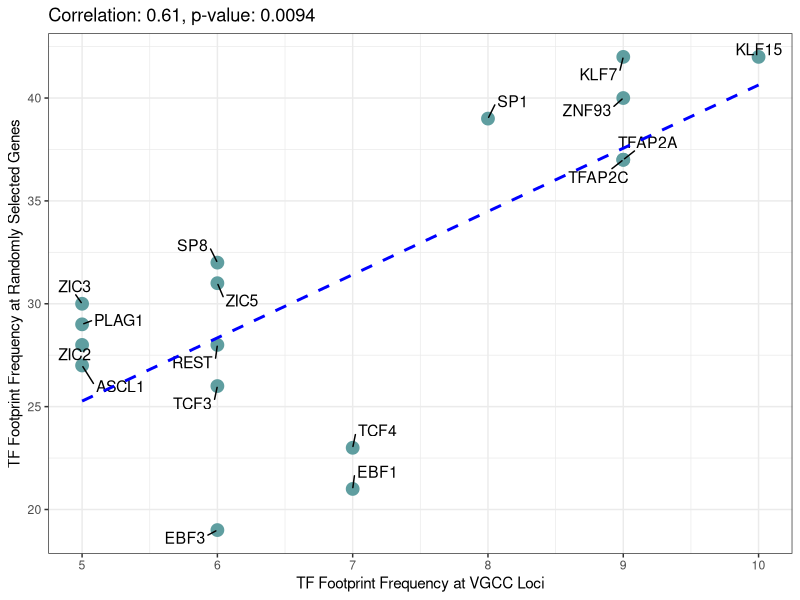
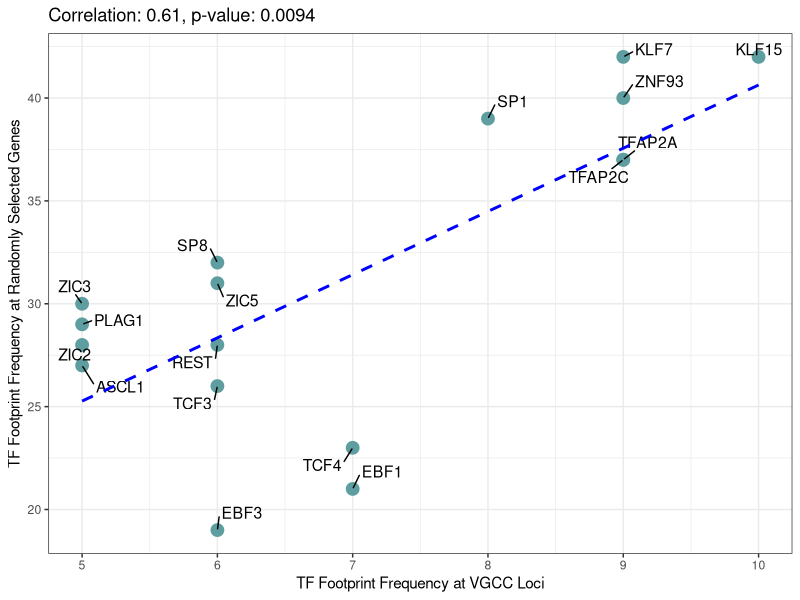

The R source for these figures, in order:
## This script was used to generate the scatterplot comparing TF footprint frequency at VGCC loci and at randomly selected genes. It chooses between Pearson and Spearman correlation based on the normality of the data. The normality of the data is first checked using Shapiro-Wilk test. If the data is normal, Pearson's correlation is calculated; if the data is not normal, Spearman's correlation is calculated. It generates a scatterplot that can then be saved as a PNG.

# Load ggplot2 library
library(ggplot2)
library(ggrepel)

# Create a data frame with TF footprints at VGCC loci and randomly selected genes
df <- data.frame(
  TF = c("ASCL1", "EBF1", "EBF3", "KLF15", "KLF7", "PLAG1", "REST", "SP1", "SP8", "TCF3", "TCF4", "TFAP2A", "TFAP2C", "ZIC2", "ZIC3", "ZIC5", "ZNF93"),
  VGCC_freq = c(5, 7, 6, 10, 9, 5, 6, 8, 6, 6, 7, 9, 9, 5, 5, 6, 9),
  gene_freq = c(27, 21, 19, 42, 42, 29, 28, 39, 32, 26, 23, 37, 37, 28, 30, 31, 40)
)

# Test normality using the Shapiro-Wilk test
vgcc_shapiro <- shapiro.test(df$VGCC_freq)
gene_shapiro <- shapiro.test(df$gene_freq)

# Check if the data is normal
if (vgcc_shapiro$p.value < 0.05 || gene_shapiro$p.value < 0.05) {
  # If data is not normal, use Spearman's correlation
  correlation_test <- cor.test(df$VGCC_freq, df$gene_freq, method = "spearman")
  cat("Using Spearman's correlation\n")
} else {
  # If data is normal, use Pearson's correlation
  correlation_test <- cor.test(df$VGCC_freq, df$gene_freq, method = "pearson")
  cat("Using Pearson's correlation\n")
}

correlation <- correlation_test$estimate
p_value <- correlation_test$p.value

# Create a scatterplot using ggplot2
ggplot(df, aes(x = VGCC_freq, y = gene_freq, label = TF)) +
  geom_point(size = 4, color = "#5f9ea0") +
  xlab("TF Footprint Frequency at VGCC Loci") +
  ylab("TF Footprint Frequency at Randomly Selected Genes") +
  ggtitle(paste0("Correlation: ", round(correlation, 2), ", p-value: ", format.pval(p_value, digits = 2, eps = 0.001))) +
  geom_text_repel(size = 4, min.segment.length = 0.2, box.padding = 0.5) +
  geom_smooth(method = "lm", formula = y ~ x, se = FALSE, linetype = "dashed", color = "blue", size = 1) +
  theme_bw()

# Save the plot as a PNG
ggsave("/home/a/aangeles/Downloads/TF_footprints1.png", width = 10, height = 8, dpi = 300)
